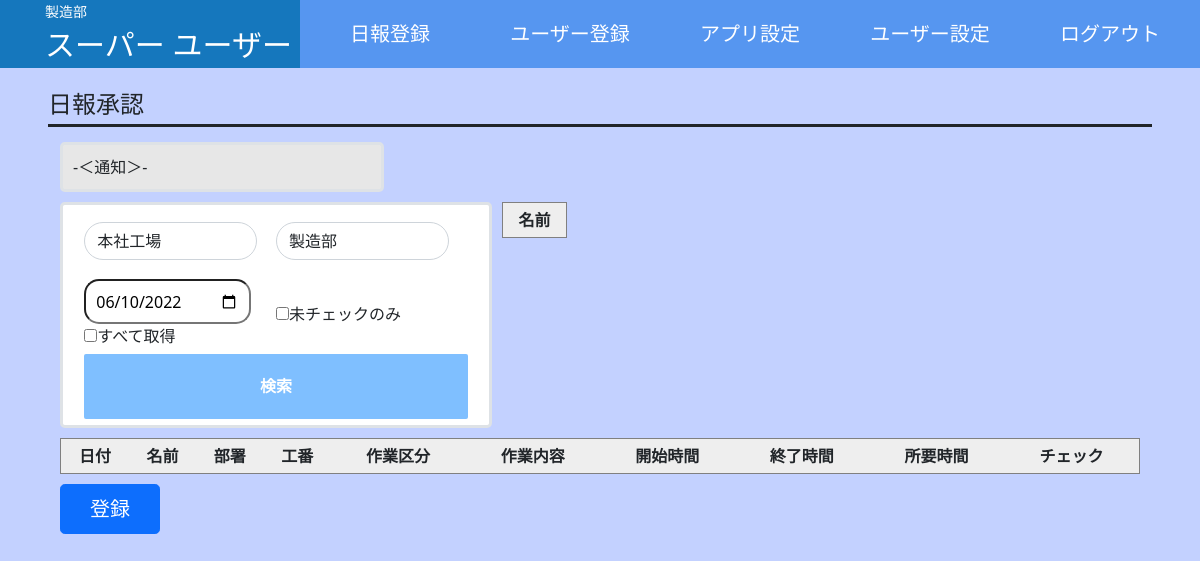
Screenshot of /report_table/ (signed in) with the database file from the repository.
### account/models.py (models this page shows)
class CustomUser(AbstractUser):
    fast_name = models.CharField(max_length=30, blank=True, null=True)
    last_name = models.CharField(max_length=30, blank=True, null=True)
    area = models.ForeignKey(User_Area,on_delete=models.SET_NULL, null=True)
    dept = models.ForeignKey(User_Dept,on_delete=models.SET_NULL, null=True)
    class meta:
        verbose_name_plural ='account.CustomUser'

### app_setting/models.py (models this page shows, shortened)
class User_Dept(models.Model):
    number = models.IntegerField("番号",blank=False, null=False)
    dept = models.CharField("部署",max_length=30, blank=False, null=False)

### report/views.py (the view)
# urls.py: path('report_table/' , views.Report_tableViews, name="report_table"),
@login_required
def Report_tableViews(request):
    if not request.user.is_staff:return redirect('login-home')
    if request.method == 'POST':
        dept = request.POST.get('dept_select')
        area = request.POST.get("area_select")
        day =  request.POST.get('date_checkbox')
        data = reports.objects.filter(
            Report_Check_number='1',
            Report_User_dept = dept,
            Report_User_area = area,
            Report_Row_date = day
            )
        for i in data:
            input_kintone(
                        i.Report_Row_date,
                        i.Report_User_dept,
                        i.Report_User_name,
                        i.Report_Matter_code,
                        i.Report_Work_class,
                        i.Report_Work_contents,
                        i.Report_Rowstart_time,
                        i.Report_Rowend_time,
                        i.Report_Total_time,
                        i.Report_Over_time,
                        i.Report_Night_time,
                        )
            i.Report_Check_number = "0"
            i.save()
        return redirect("report_table")
    elif request.method == 'GET':
        dept = User_Dept.objects.all()
        area = User_Area.objects.all()
        paramt = {
            "dept":dept,
            "area":area
            }
        return render(request, 'report/report_table.html', paramt)

### report/templates/report/report_table.html (shortened to what this page needs)
{% extends "base.html" %}
{% load static %}
{% load widget_tweaks %}
{% block css %}{% static 'css/report_table_style.css' %}{% endblock %}
{% block css2 %}{% static 'css/header.css' %}{% endblock %}
{% block content %}
{% include 'include.html' %}
<div class="wrapper">
    <div class="title">
        <h2 class="title_h2">日報承認</h2>
    </div>
    <form method="post">
        <div id="past_user" class="Notification_banner border border-3 rounded-3">
            <p> -＜通知＞- </p>
        </div>
        <div class="top">
            <div class="search-data-form border border-3 rounded-3">
                <div class="search-form">
                    <div class="search-data-form-item">
                        <select id="area_select" name="area_select" class="rounded-pill form-control">
                            {% for Value in area %}
                                <option value={{ Value.area }}>{{ Value.area }}</option>
                                {% endfor %}
                        </select>
                    </div>
                    <div class="search-data-form-item">
                        <select id="dept_select" name="dept_select" class="rounded-pill form-control">
                            {% for Value in dept %}
                                <option value={{ Value.dept }}>{{ Value.dept }}</option>
                            {% endfor %}
                        </select>
                    </div>
                    <div class="search-data-form-item">
                        <input class="calendar-contents date_contens " type="date"name="date_checkbox"id="today"/>
                        <label><input type="checkbox" id="date_check" name="date_check" />すべて取得</label>
                    </div>
                    <div class="search-data-form-item">
                        <label><input type="checkbox" id="not_check" name="not_check" value="0"/>未チェックのみ</label>
                    </div>
                    <div class="search-data-form-item">
                        <input type="button"id="chengeinfo" name="button" value="検索"/>
                    </div>
                </div>
            </div>
            <div class="form-nocheck-user">
                <table border="1" id="noreport_user_table">
                    <tr>
                        <th>名前</th>
                    </tr>
                </table>
            </div>
        </div>
        <div class="table-contents">
            <table border="1" id="id">
                <tr>
                    <th>日付</th>
                    <th>名前</th>
                    <th>部署</th>
                    <th>工番</th>
                    <th>作業区分</th>
                    <th>作業内容</th>
                    <th>開始時間</th>
                    <th>終了時間</th>
                    <th>所要時間</th>
                    <th>チェック</th>
                </tr>
            </table>
        </div>
        <button type="submit" class="btn btn-primary btn-lg btn-input">登録</button>
    </form>
</div>
{% endblock %}

### account/templates/include.html (shortened to what this page needs)
<header>
    <div class="user-name">
        <p class="user-dept">{{ user.dept.dept }}</p>
        <p>{{ user.last_name }} {{ user.fast_name }} 様</p>
    </div>
    <nav class="nav-bar">
        <ul class="menu-nav-bar">
            {% if  request.path != "/report/" %}
                <li><a class="nav-bar-tag" href="{% url "report" %}">日報登録</a></li>
            {% endif %}
            {% if user.is_staff %}
                {% if request.path != "/account/" %}
                    <li><a class="nav-bar-tag" href="{% url "account" %}">ユーザー登録</a></li>
                {% endif %}
                {% if request.path != "/app_settings/" %}
                    <li><a class="nav-bar-tag" href="{% url "app_settings" %}">アプリ設定</a></li>
                {% endif %}
            {% endif %}
            {% if request.path != "/user_setting/" %}
                <li><a class="nav-bar-tag" href="{% url "user_setting" %}">ユーザー設定</a></li>
            {% endif %}
            <li><a class="nav-bar-tag" href="{% url 'logout' %}">ログアウト</a></li>
        </ul>
    </nav>
</header>

### static/css/report_table_style.css (style rules this page uses)
body { background-color: #C3D1FF; }
ul { display: flex; list-style: none; }
a { color: #FFFFFF; text-decoration: none; }
.wrapper { width: 90%; height: 90%; margin: 0 auto; }
.user-name { padding: 0px 0 0 45px; width: 40%; }
.user-dept { margin: 0 0 0 0; font-size: 14px; }
.title { width: 100vw; margin: 0 calc(50% - 50vw); }
.title h2 { padding-top: 20px; width: 92%; margin: 0 auto; font-size: 24px; border-bottom: solid; padding-bottom: 5px; margin-bottom: 15px; }
#past_user { width: 30%; height: 50px; background-color: rgb(231, 231, 231); margin-bottom: 10px; padding: 10px; display: flex; }
.top { display: grid; grid-template-columns: 40% 30%; }
.search-data-form { width: 100%; background-color: #fff; }
.form-nocheck-user { margin-left: 10px; width: 20%; height: 100%; }
.search-form { width: 90%; height: 220px; display: grid; grid-template-rows: 33% 33% 33%; grid-template-columns: 50% 50%; margin: 0 auto; align-items: center; }
.search-data-form-item { width: 90%; }
.calendar-contents { padding: 0px 10px; height: 45px; border-radius: 15px; margin: 0px 100px; }
.date_contens { margin: auto; background-color: #FFFFFF; color: black; }
.table-contents { padding: 10px 0px; }
.search-data-form-item:nth-child(5) { grid-row: 3; grid-column: 1 / span 2; margin: 0 auto; width:100%; height:90%; }
#chengeinfo { width:100%; height:100%; border-radius:2px; background:#7fbfff; color:#fff; font-weight:bold; font-size:16px; border:none; margin: 0 auto; }
table { width: 100%; margin:auto; border-collapse: collapse; border-spacing: 0; background-color: #fff; }
table th,table td { padding: 5px 0; text-align: center; }
table tr:nth-child(odd) { background-color: #eee }
.btn-input { margin: 0 auto; width: 100px; height: 50px; }

### static/css/header.css (style rules this page uses)
body { padding-top: 70px; }
ul { margin: 0; }
header { display: flex; width: 100%; height: 68px; background-color: #1577BD; align-items: center; font-size: 30px; color: #FFFFFF; position: fixed; top: 0; left: 0; z-index: 10; }
ul { display: flex; list-style: none; }
a { color: #FFFFFF; text-decoration: none; }
p { margin: 0; }
.user-name { padding: 0px 0 0 45px; width: 40%; z-index: 1; }
.user-dept { margin: 0 0 0 0; font-size: 14px; }
.nav-bar { height: 100%; width: 60%; }
.menu-nav-bar { position: fixed; right: -100%; width: 100%; height: 100vh; display: flex; flex-direction: column; background-color: rgba(58, 123, 167); transition: .3s; z-index: 2; padding: 68px 0 0 0; }
.nav-bar-tag { display: block; width: 100%; height: 68px; font-size: 20px; line-height: 68px; text-align: center; background-color: rgba(58, 123, 167); }
@media (min-width: 1100px) { .menu-nav-bar { display: flex; flex-direction: row; position: fixed; top: 0; right: 0; justify-content: flex-end; height: 68px; background-color: #1577bd00; padding: 0 0 0 0; } }
@media (min-width: 1100px) { .nav-bar-tag { display: block; width: 180px; height: 68px; font-size: 20px; line-height: 68px; text-align: center; background-color: rgba(86, 150, 240); } }

### rows the page displays
CustomUser: dept.dept "製造部", last_name "スーパー", fast_name "ユーザー"

### other values shown
form field area_select "本社工場"
form field dept_select "製造部"
